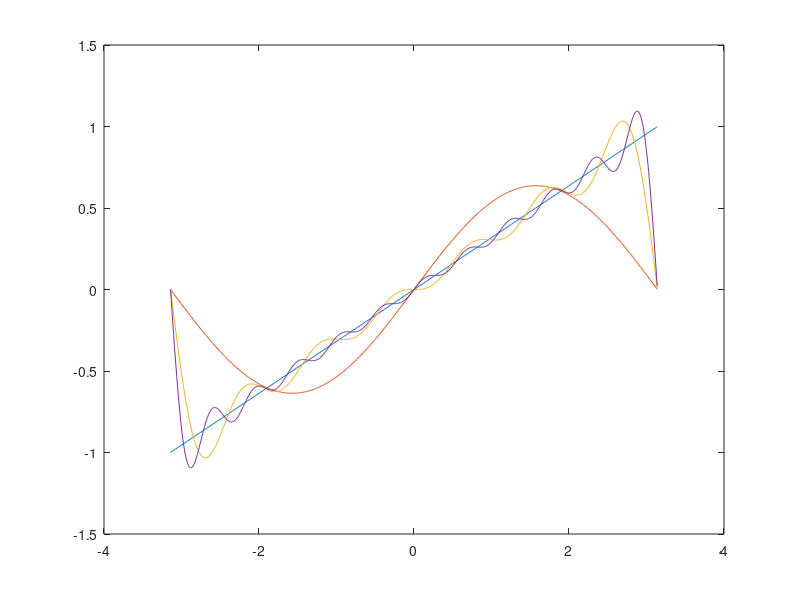

This figure's MATLAB source:
clear all
close all
clc


%TASK-1

x=-pi:0.01:pi;
s=x/pi;
plot(x,s)
m=(2*pi)/length(x);
for N=1:5:11;
    result=zeros(1,length(x));
for n=1:1:N
    result=result+(power(-1,n+1)/n)*sin(n*x);
end
    s_approx=(2/pi)*result;
    hold on
    plot(x,s_approx)

end
    error=(s_approx-s)*(s_approx-s)'

